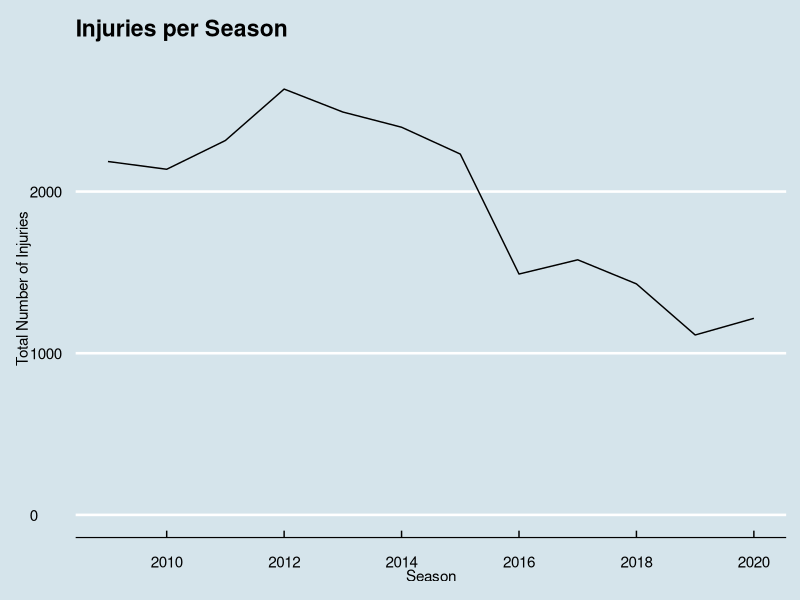
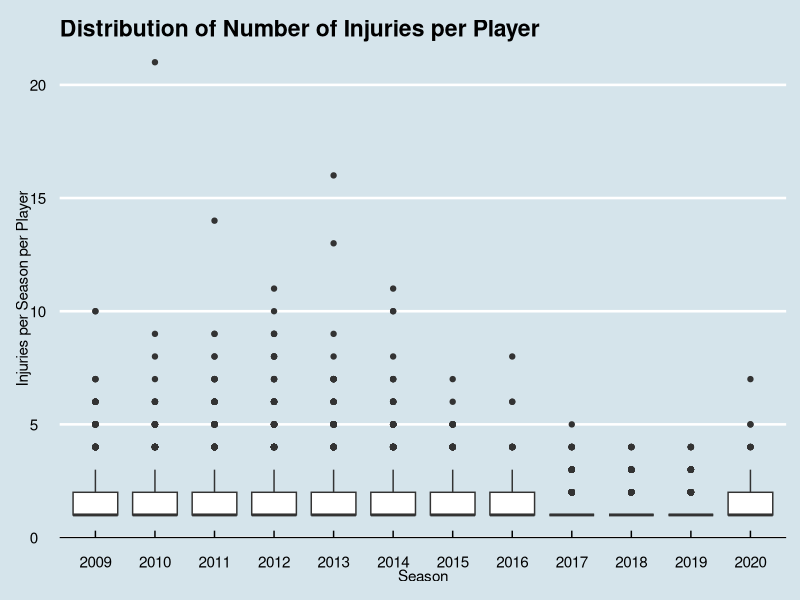
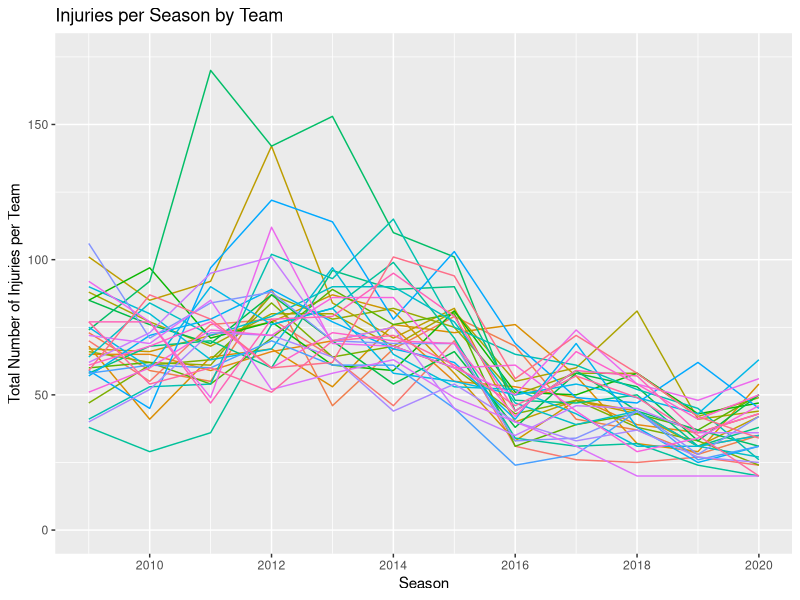
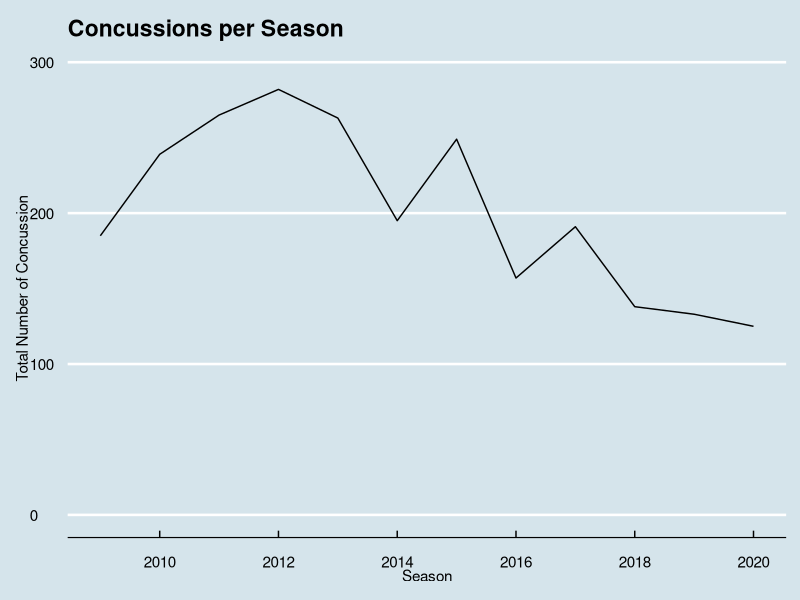
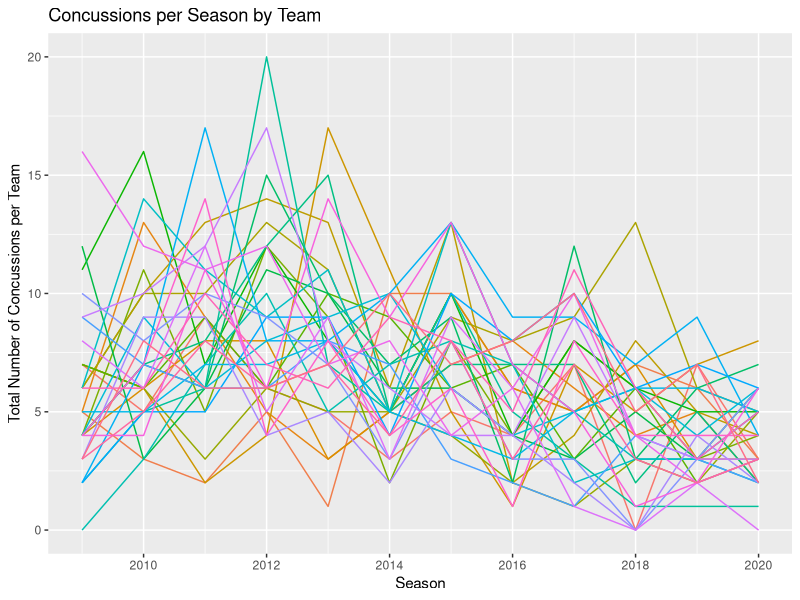
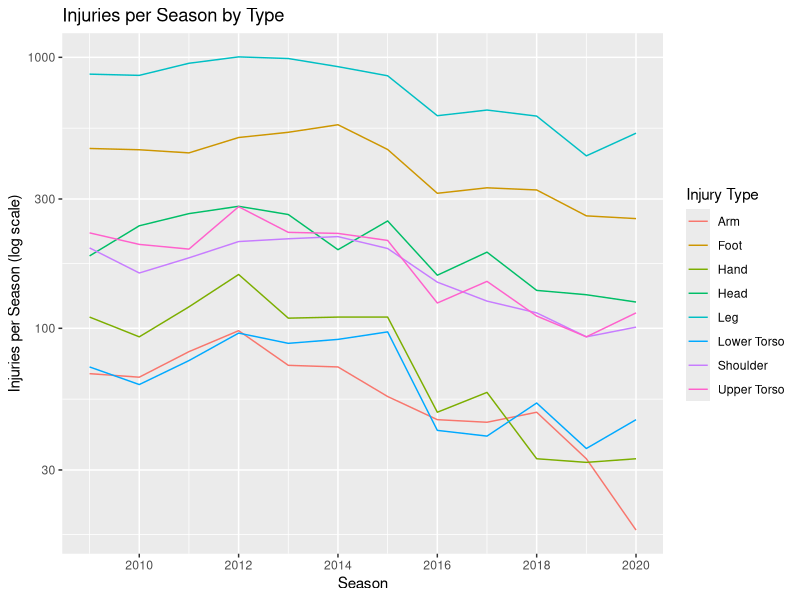
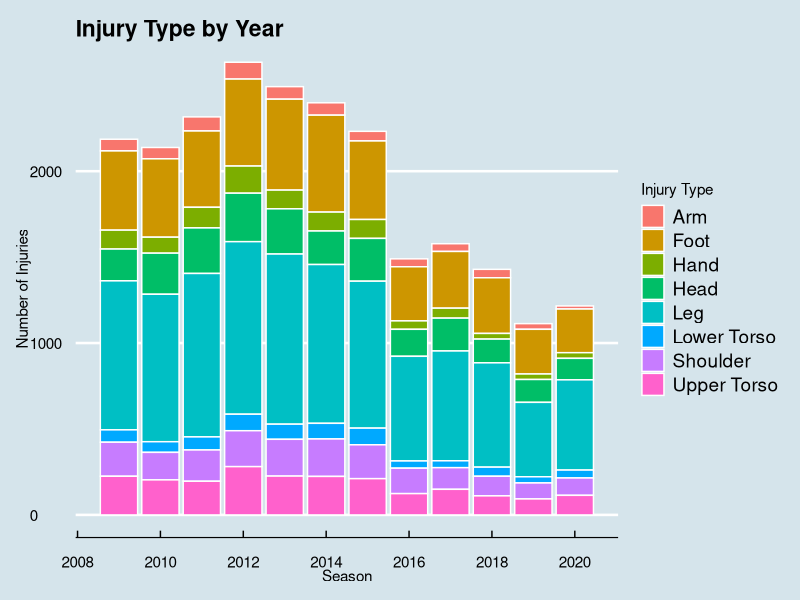
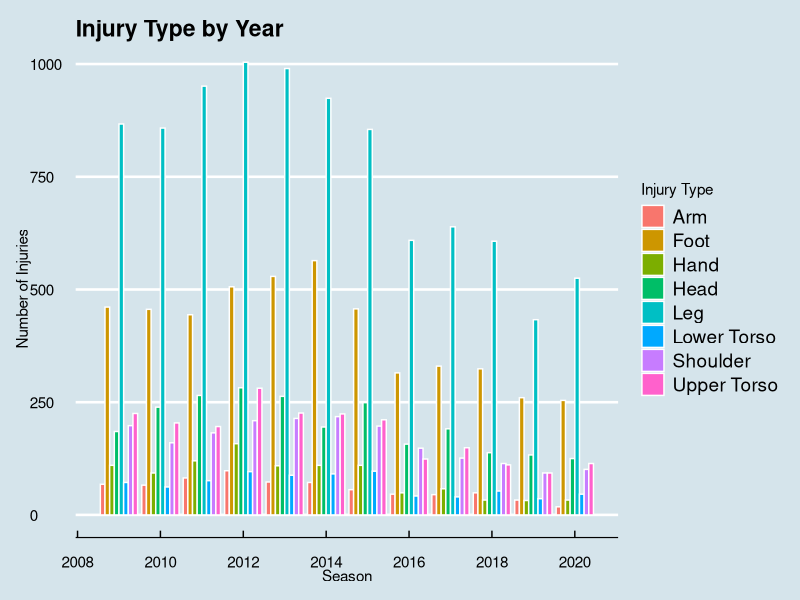

Generate these figures, in order, with R:
## ---- chunk 1
knitr::opts_chunk$set(echo = TRUE)
## ---- chunk 2
library(tidyverse)
library(ggplot2)
library(ggthemes)
library(ggrepel)
## ---- chunk 3
# injuries <- read.csv("../../Data/all_injuries_clean.csv", stringsAsFactors = FALSE) # load data
# 
# # add column for total injuries
# injuries <- injuries %>%
#   mutate(total_injuries = select(injuries, c("head", "shoulder", "upper_torso", "lower_torso",
#                                            "arm", "hand", "leg", "foot")) %>% rowSums)
# 
# injuries <- injuries %>%
#   filter(year != 2021) %>% # filter out 2021 (partial data for this year)
#   filter(total_injuries != 0) # filter out people who missed due to illness, etc.
# 
# write.csv(injuries, "../../Data/data_for_plots/Q4/injuries_Q4.csv", row.names = FALSE)
## ---- chunk 4
injuries <- read.csv("../../Data/data_for_plots/Q4/injuries_Q4.csv")

# create summarized table
time_series <- injuries %>%
  group_by(year) %>%
  summarize(total_injuries = sum(total_injuries))

# plot
time_series %>%
  ggplot(aes(x = year, y = total_injuries)) +
  geom_line() +
  ggtitle("Injuries per Season") +
  xlab("Season") +
  ylab("Total Number of Injuries") +
  ylim(0, 2800) +
  scale_x_continuous(breaks = seq(2008, 2020, by = 2)) +
  theme_economist()
## ---- chunk 5
injuries %>%
  ggplot(aes(x = as.factor(year), y = total_injuries)) +
  geom_boxplot() +
  ggtitle("Distribution of Number of Injuries per Player") +
  xlab("Season") +
  ylab("Injuries per Season per Player") +
  theme_economist()
## ---- chunk 6
# create summarized table
time_series_teams <- injuries %>%
  group_by(year, team) %>%
  summarize(total_injuries = sum(total_injuries))

# plot
time_series_teams %>%
  ggplot(aes(x = year, y = total_injuries, color = team)) +
  geom_line() +
  ggtitle("Injuries per Season by Team") +
  xlab("Season") +
  ylab("Total Number of Injuries per Team") +
  ylim(0, 175) +
  #labs(color = "Team") +
  scale_x_continuous(breaks = seq(2008, 2020, by = 2)) +
  theme(legend.position = "none")
## ---- chunk 7
# create summarized tables
concussions <- injuries %>%
  group_by(year) %>%
  summarize(head = sum(head))

# plot
concussions %>%
  ggplot(aes(x = year, y = head)) +
  geom_line() +
  ggtitle("Concussions per Season") +
  xlab("Season") +
  ylab("Total Number of Concussion") +
  ylim(0, 300) +
  scale_x_continuous(breaks = seq(2008, 2020, by = 2)) +
  theme_economist()
## ---- chunk 8
concussions_team <- injuries %>%
  group_by(year, team) %>%
  summarize(head = sum(head))


concussions_team %>%
  ggplot(aes(x = year, y = head, color = team)) +
  geom_line() +
  ggtitle("Concussions per Season by Team") +
  xlab("Season") +
  ylab("Total Number of Concussions per Team") +
  ylim(0, 20) +
  theme(legend.position = "none") +
  scale_x_continuous(breaks = seq(2008, 2020, by = 2))
## ---- chunk 9
# gather into long format
gathered <- injuries %>%
  gather(key = broad_injury, value = broad_count, c("head", "shoulder", "upper_torso", "lower_torso", 
                                           "arm", "hand", "leg", "foot"))
# create summary table
gathered <- gathered %>%
  group_by(year, broad_injury) %>%
  summarise(broad_count = sum(broad_count))

# plot
gathered %>%
  ggplot(aes(x = year, y = broad_count, color = broad_injury, group = broad_injury)) +
  geom_line() +
  ggtitle("Injuries per Season by Type") +
  xlab("Season") +
  ylab("Injuries per Season (log scale)") +
  scale_y_log10() +
  scale_x_continuous(breaks = seq(2008, 2020, by = 2)) +
  labs(color = "Injury Type") +
  scale_color_discrete(labels = c("Arm", "Foot", "Hand", "Head",
                                  "Leg", "Lower Torso", "Shoulder", "Upper Torso"))
## ---- chunk 10
gathered$broad_injury <- as.factor(gathered$broad_injury)

gathered %>%
  ggplot(aes(x = year, y = broad_count, fill = broad_injury)) +
  geom_bar(stat = "identity", color = "white") + 
  ggtitle("Injury Type by Year") +
  xlab("Season") +
  ylab("Number of Injuries") +
  labs(fill = "Injury Type") +
  scale_fill_discrete(labels=c("Arm", "Foot", "Hand", "Head", "Leg", "Lower Torso", 
                               "Shoulder", "Upper Torso")) + 
  scale_x_continuous(breaks = seq(2008, 2020, by = 2)) +
  theme_economist() +
  theme(legend.position = "right")

gathered %>%
  ggplot(aes(x = year, y = broad_count, fill = broad_injury)) +
  geom_bar(stat = "identity", position = "dodge", color = "white") + 
  ggtitle("Injury Type by Year") +
  xlab("Season") +
  ylab("Number of Injuries") +
  labs(fill = "Injury Type") +
  scale_fill_discrete(labels=c("Arm", "Foot", "Hand", "Head", "Leg", "Lower Torso", 
                               "Shoulder", "Upper Torso")) + 
  scale_x_continuous(breaks = seq(2008, 2020, by = 2)) +
  theme_economist() +
  theme(legend.position = "right")
## ---- chunk 11
### games missed
games_missed <- injuries %>%
  group_by(year) %>%
  summarize(avg_games_missed = mean(num_games_missing))

games_missed %>%
  ggplot(aes(x = year, y = avg_games_missed)) +
  geom_line() +
  ylim(0, 7) +
  ggtitle("Average Number of Games Missed among Injured Players") +
  xlab("Season") +
  ylab("Average # of Games Missed") +
  scale_x_continuous(breaks = seq(2008, 2020, by = 2)) +
  theme_economist()


### games injured
games_injured <- injuries %>%
  group_by(year) %>%
  summarize(avg_games_injured = mean(num_games_injured))

games_injured %>%
  ggplot(aes(x = year, y = avg_games_injured)) +
  geom_line() +
  ylim(0, 7) +
  ggtitle("Average Number of Games Injured among Injured Players") +
  xlab("Season") +
  ylab("Avg. # of Games Injured") +
  scale_x_continuous(breaks = seq(2008, 2020, by = 2)) +
  theme_economist()
## ---- chunk 12
injuries %>%
  ggplot(aes(x = total_injuries)) + 
  geom_histogram(binwidth = 1, col = "black", fill = "skyblue")

injuries %>%
  ggplot(aes(x = total_injuries)) + 
  geom_histogram(binwidth = 1, col = "black", fill = "skyblue") +
  facet_grid(. ~ year)
## ---- chunk 13
mean(injuries$total_injuries)
var(injuries$total_injuries)
# we actually have under-dispersion

poisson_fit <- glm(total_injuries ~ year, family = poisson, data = injuries)
summary(poisson_fit)
